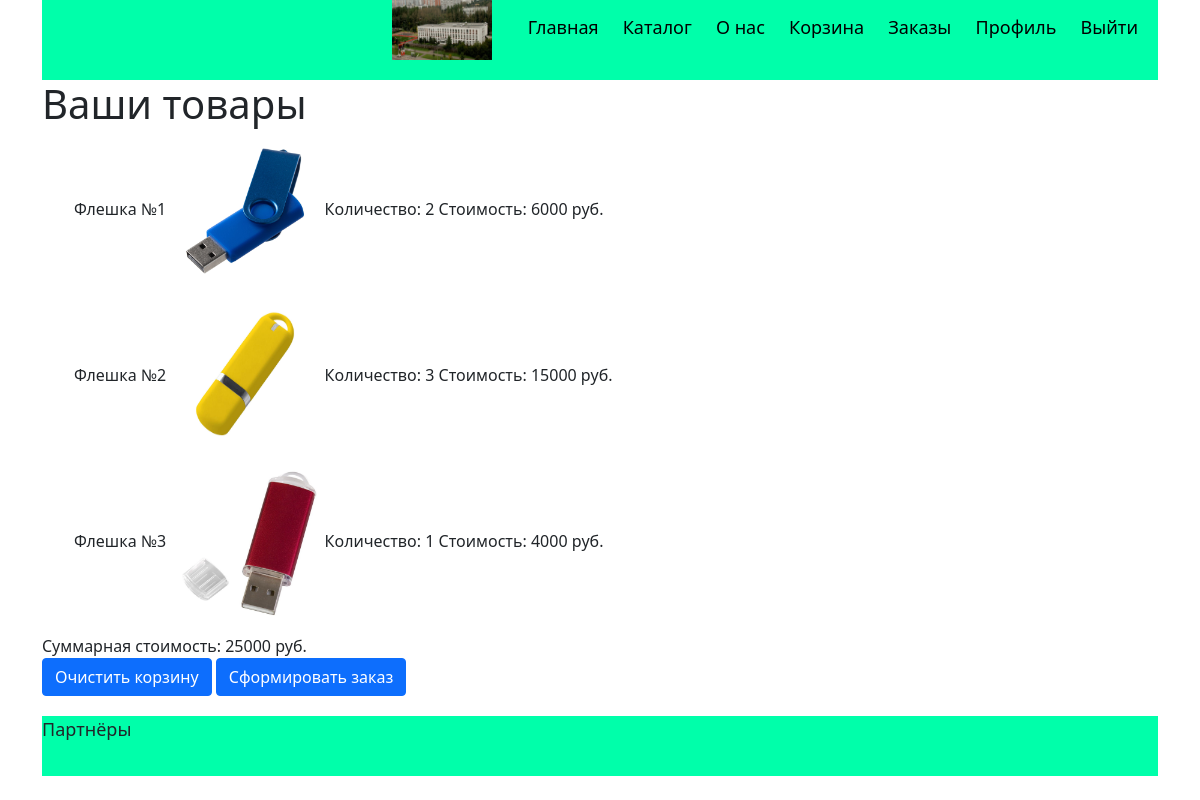
/shopping_cart/ (signed in), run on the app's committed database.
### ORM.py (models this page shows, shortened)
class Shopping_cart(db.Model):
    id = db.Column(db.Integer, primary_key=True)
    customer_id = db.Column(db.Integer, db.ForeignKey('customers.id'))
    customer = db.relationship('Customers', backref=db.backref('shopping_cart', lazy=False))
    quantity = db.Column(db.Integer, nullable=False)
    good_id = db.Column(db.Integer, db.ForeignKey('goods.id'))
    good = db.relationship('Goods', backref=db.backref('shopping_cart', lazy=False))

class Goods(db.Model):
    id = db.Column(db.Integer, primary_key=True)
    name = db.Column(db.String(80), nullable=False)
    quantity = db.Column(db.Integer, nullable=False)
    description = db.Column(db.String(200))
    price_id = db.Column(db.Integer, db.ForeignKey('prices.id'))
    price = db.relationship('Prices', backref=db.backref('good', lazy=False))
    photo_link = db.Column(db.String(80))
    colour = db.Column(db.String(80))
    category_id = db.Column(db.Integer, db.ForeignKey('categories.id'))
    category = db.relationship('Categories', backref=db.backref('goods', lazy=False))

class Prices(db.Model):
    id = db.Column(db.Integer, primary_key=True)
    price = db.Column(db.Integer, nullable=False)
    start_date = db.Column(db.DateTime, nullable=False)
    end_date = db.Column(db.DateTime, nullable=False)

### main.py (the view, shortened to what this page needs)
@app.route('/shopping_cart/', methods=['GET', 'POST'])
def shopping_cart():
    login = session.get('login')
    if not login:
        return redirect(url_for('main'), code=302)
    cart=list(filter(lambda x: x.customer.login==login,Shopping_cart.query.all()))
    cart.sort(key = lambda x: x.good.id)
    total = 0
    for i in cart:
        total += i.quantity * i.good.price.price
    return render_template('shopping_cart.html',cart = cart, total = total)

### templates/shopping_cart.html (shortened to what this page needs)
{% extends "base.html" %}
{% block content %}
    <h1>Ваши товары</h1>
    <div>
        {% for order in cart %}
            <div>
                <ul>
                    <li class="order_item">{{ order.good.name }}</li>
                    <li class="order_item"><img class="order_image" src="{{ url_for('static', filename=order.good.photo_link) }}" alt={{order.good.name}}></li>
                    <li class="order_item">Количество: {{ order.quantity }}</li>
                    <li class="order_item">Стоимость: {{ order.good.price.price*order.quantity }} руб.</li>
                </ul>
            </div>
        {% endfor %}
        <div>Суммарная стоимость: {{total}} руб.</div>
    </div>
    <div>
        <div class="shopping_cart_button">
            <form method="POST">
                <button type="submit" name="action" value="clear" class="btn btn-primary">Очистить корзину</button>
            </form>
        </div>
        <div class="shopping_cart_button">
            <form method="POST">
                <button type="submit" name="action" value="make" class="btn btn-primary">Сформировать заказ</button>
            </form>
        </div>
    </div>
{% endblock %}

### static/Style.css (style rules this page uses)
ul { list-style-type:none }
.order_item { display: inline-block; }
.order_image { width: 150px; height: 150px; display: inline-block; }
.shopping_cart_button { display: inline-block; }

### data on the page
Shopping_cart: good.name "Флешка №1", photo_link (picture), quantity "2", order.good.price.price*order.quantity "6000"
Shopping_cart: good.name "Флешка №2", photo_link (picture), quantity "3", order.good.price.price*order.quantity "15000"
Shopping_cart: good.name "Флешка №3", photo_link (picture), quantity "1", order.good.price.price*order.quantity "4000"

### other printed values
{{ total }} "25000"
